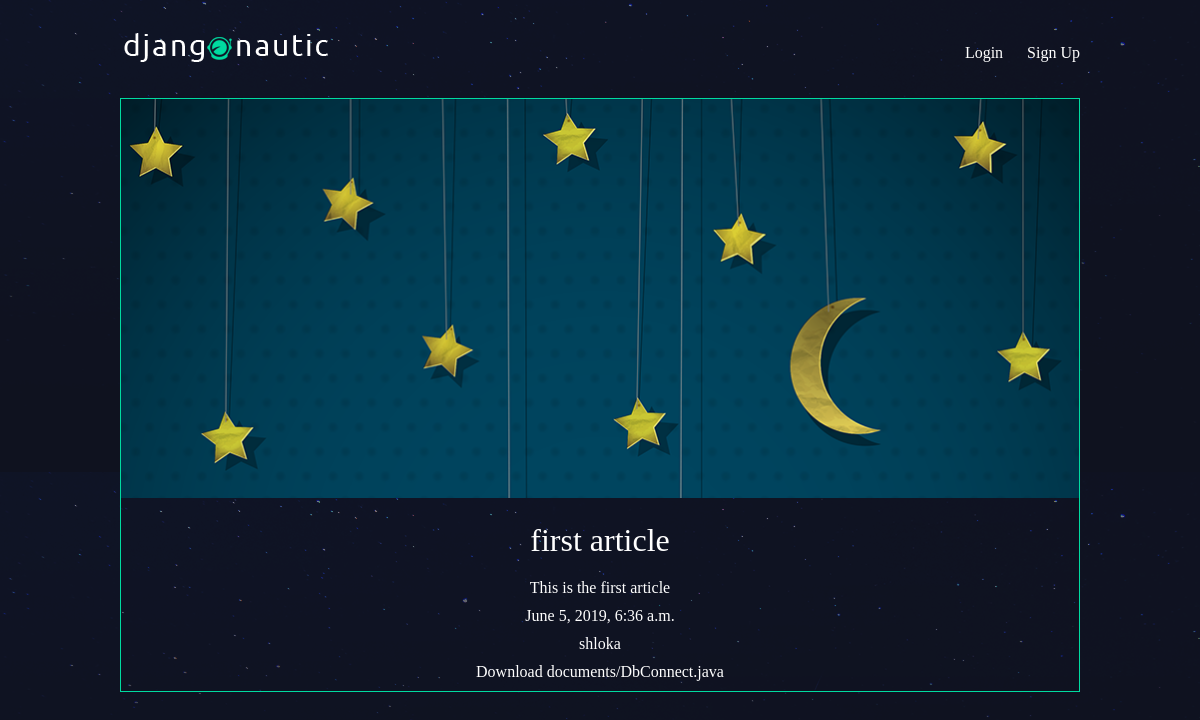
The page /article/first-article/ on the database its author committed.
### articles/models.py (models this page shows, shortened)
class Articles(models.Model):
	title= models.CharField(max_length=100)
	slug= models.SlugField()
	body=models.TextField()
	date=models.DateTimeField(auto_now_add=True)
	thumb=models.ImageField(upload_to='images/',default = 'images/default.png',blank=True)
	author = models.ForeignKey(User,default=None,on_delete=models.PROTECT)
	pdf = models.FileField(upload_to='documents/',default='documents/DbConnect.java',blank=True)

### articles/views.py (the view)
# urls.py: path('<slug>/',views.article_details,name="detail"),
def article_details(request,slug):
	article = Articles.objects.get(slug = slug)
	return render(request,'articles/article_details.html',{'article':article})

### articles/templates/articles/article_details.html (shortened to what this page needs)
{% extends 'base_layout.html' %}
{% block content %}
	<div class="article_detail">
		<div class="article">
			<img src ="{{article.thumb.url}}"/>
			<h1>{{article.title}}</a></h1>
			<p>{{article.body}}</p>
			<p>{{article.date}}</p>
			<p>{{article.author}}</p>
			<p><a class="download" href="{{article.pdf.url}}" class="btn btn-primary btn-sm">Download {{article.pdf}}</a></p>
		</div>
	</div>
{% endblock %}

### assests/style.css (style rules this page uses)
body { background-color: #0f121f; background-image: url(/static/stars.png); background-repeat-y: no-repeat; color: #fff; }
body * { font-family: Ubuntu; }
h1, h2, h3, h4, h5 { font-weight: normal; margin: 0; }
a, a:hover, a:visited { color: #fff; text-decoration: none; }
.article { padding: 10px; border: 1px solid #00dba0; position: relative; padding-bottom: 40px; }
.article h1 { font-size: 1.2em; }
.article_detail .article { padding: 0; }
.article_detail .article img { max-width: 100%; }
.article_detail .article h1 { text-align: center; margin: 20px auto; font-size: 2em }
.article_detail .article p { text-align: center; margin: 10px 20px }

### rows shown on the page
Articles: thumb (picture), title "first article", body "This is the first article", date "June 5, 2019, 6:36 a.m.", author "shloka", pdf "documents/DbConnect.java"
